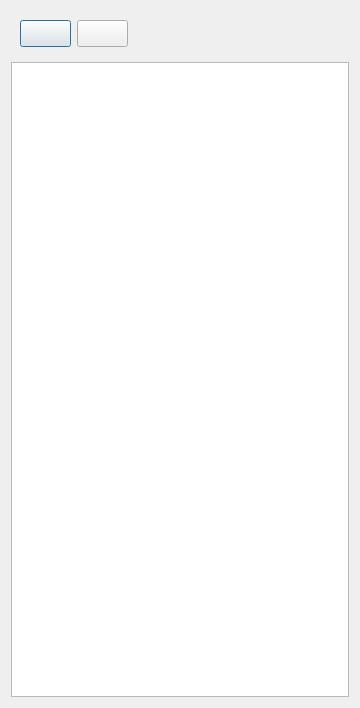
<?xml version="1.0" encoding="UTF-8"?>
<ui version="4.0">
 <class>Rebars</class>
 <widget class="QDialog" name="Rebars">
  <property name="geometry">
   <rect>
    <x>0</x>
    <y>0</y>
    <width>360</width>
    <height>708</height>
   </rect>
  </property>
  <property name="windowTitle">
   <string>Rebars</string>
  </property>
  <layout class="QVBoxLayout" name="verticalLayout">
   <item>
    <widget class="QWidget" name="widget" native="true">
     <layout class="QHBoxLayout" name="horizontalLayout_2">
      <item>
       <widget class="QPushButton" name="push_add">
        <property name="font">
         <font>
          <pointsize>12</pointsize>
         </font>
        </property>
        <property name="toolTip">
         <string>Add Rebar</string>
        </property>
        <property name="text">
         <string/>
        </property>
        <property name="icon">
         <iconset theme="list-add">
          <normaloff>.</normaloff>.</iconset>
        </property>
       </widget>
      </item>
      <item>
       <widget class="QPushButton" name="push_remove">
        <property name="font">
         <font>
          <pointsize>12</pointsize>
         </font>
        </property>
        <property name="toolTip">
         <string>Remove Rebar</string>
        </property>
        <property name="text">
         <string/>
        </property>
        <property name="icon">
         <iconset theme="list-remove">
          <normaloff>.</normaloff>.</iconset>
        </property>
       </widget>
      </item>
      <item>
       <spacer name="spacer">
        <property name="orientation">
         <enum>Qt::Horizontal</enum>
        </property>
        <property name="sizeHint" stdset="0">
         <size>
          <width>40</width>
          <height>20</height>
         </size>
        </property>
       </spacer>
      </item>
     </layout>
    </widget>
   </item>
   <item>
    <widget class="QTableWidget" name="table"/>
   </item>
  </layout>
 </widget>
 <tabstops>
  <tabstop>table</tabstop>
 </tabstops>
 <resources/>
 <connections/>
 <slots>
  <slot>bla(int)</slot>
 </slots>
</ui>
